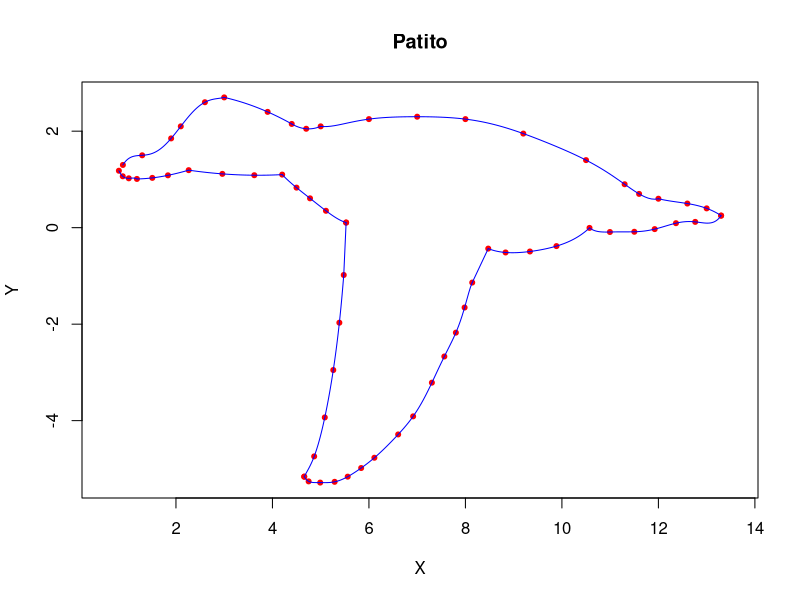

Write R code to recreate this figure.

require(pracma)


#PUNTOS DEL PATO VOLADOOOR:

# Perfil superior
 xi = c(0.9, 1.3, 1.9,  2.1, 2.6, 3.0, 3.9, 4.4,  4.7,  5,   6.0,  7.0, 8.0,  9.2,  10.5, 11.3, 11.6, 12.0, 12.6, 13.0, 13.3,
# Perfil inferior cabeza
        0.817, 0.897, 1.022, 1.191, 1.510, 1.834, 2.264, 2.962, 3.624, 4.202, 4.499, 4.779, 5.109, 5.527,
# Perfil ala superior
        4.659, 4.865, 5.085, 5.261, 5.387, 5.478, 5.527,
# Perfil ala inferior
        4.659, 4.750, 4.990, 5.289, 5.560, 5.839, 6.113, 6.606, 6.916, 7.305, 7.563, 7.802, 7.983,
# Perfil inferior posterior
        8.141, 8.473, 8.832, 9.337, 9.887, 10.572, 10.995, 11.501, 11.923, 12.364, 12.763, 13.300)

 
 
# Perfil superior 
 yi = c(1.3, 1.5, 1.85, 2.1, 2.6, 2.7, 2.4, 2.15, 2.05, 2.1, 2.25, 2.3, 2.25, 1.95, 1.4,  0.9,  0.7,  0.6,  0.5,  0.4,  0.25,
# Perfil inferior cabeza    
        1.180, 1.065, 1.023, 1.010, 1.032, 1.085, 1.192, 1.115, 1.087, 1.100, 0.830, 0.608, 0.350, 0.106,
# Perfil ala superior
        -5.161, -4.741, -3.933, -2.951, -1.970, -0.981, 0.106,
# Perfil ala inferior
        -5.161, -5.259, -5.284, -5.268, -5.161, -4.982, -4.769, -4.286, -3.911, -3.213, -2.670, -2.176, -1.655,
# Perfil inferior posterior
        -1.138, -0.434, -0.514, -0.494, -0.382, -0.005, -0.090, -0.085, -0.030, 0.093, 0.120, 0.250)


 #Grafica de los puntos
 plot(xi,yi, pch=20, cex=1, col = "red", asp=1,xlab="X", ylab="Y", main="Patito")
 
 
 #Grafica perfil superior
  xi0 = xi[1:6] #PUNTOS QUE TOMA PARA LA INTERPOLACIÓN
  yi0 = yi[1:6]
  x0 = seq(xi[1], xi[6], len=100) #PUNTOS A INTERPOLAR (HACE 100 INTERPOLACIONES PARA QUE LA GRAFICA QUEDE SUAVE JAJA) (AJA PODEMOS REDUCIRLO)
  y0 = barylag(xi0, yi0, x0) #CALCULA LAS X0 INTERPOLACIONES Y LAS ALMACENA EN Y0
  lines (x0, y0, col="blue") #GRAFICA LOS 100 PUNTOS INTERPOLADOS EN UNA LINEA CON COLOR AZUL
  
  xi1 = xi[6:8]
  yi1 = yi[6:8]
  x1 <- seq(xi[6], xi[8], len=100)
  y1 <- barylag(xi1, yi1, x1)
  lines(x1, y1, col="blue")
  
  xi2 = xi[8:10]
  yi2 = yi[8:10]
  x2 <- seq(xi[8], xi[10], len=100)
  y2 <- barylag(xi2, yi2, x2)
  lines(x2, y2, col="blue")
  
  #Hasta 19 se arruina
  xi3 = xi[10:18]
  yi3 = yi[10:18]
  x3 <- seq(xi[10], xi[18], len=100)
  y3 <- barylag(xi3, yi3, x3)
  lines(x3, y3, col="blue")
  
  xi3 = xi[18:21]
  yi3 = yi[18:21]
  x3 <- seq(xi[18], xi[21], len=100)
  y3 <- barylag(xi3, yi3, x3)
  lines(x3, y3, col="blue")
  
 #Grafica perfil inferior cabeza
  
  #con 26?
  xi4 = xi[22:25]
  yi4 = yi[22:25]
  x4 <- seq(xi[22], xi[25], len=100)
  y4 <- barylag(xi4, yi4, x4)
  lines(x4, y4, col="blue")
  
  xi5 = xi[25:28]
  yi5 = yi[25:28]
  x5 <- seq(xi[25], xi[28], len=100)
  y5 <- barylag(xi5, yi5, x5)
  lines(x5, y5, col="blue")
  
  xi6 = xi[28:31]
  yi6 = yi[28:31]
  x6 <- seq(xi[28], xi[31], len=100)
  y6 <- barylag(xi6, yi6, x6)
  lines(x6, y6, col="blue")
  
  xi7 = xi[31:35]
  yi7 = yi[31:35]
  x7 <- seq(xi[31], xi[35], len=100)
  y7 <- barylag(xi7, yi7, x7)
  lines(x7, y7, col="blue")
  
#Grafica perfil ala superior
  
  xi8 = xi[36:41]
  yi8 = yi[36:41]
  x8 <- seq(xi[36], xi[41], len=100)
  y8 <- barylag(xi8, yi8, x8)
  lines(x8, y8, col="blue")
  
  xi9 = xi[41:42]
  yi9 = yi[41:42]
  x9 <- seq(xi[41], xi[42], len=100)
  y9 <- barylag(xi9, yi9, x9)
  lines(x9, y9, col="blue")
  
#Grafica perfil ala inferior
  
  xi10 = xi[43:56]
  yi10 = yi[43:56]
  x10 <- seq(xi[43], xi[56], len=100)
  y10 <- barylag(xi10, yi10, x10)
  lines(x10, y10, col="blue")
  
  xi11 = xi[56:57]
  yi11 = yi[56:57]
  x11 <- seq(xi[56], xi[57], len=100)
  y11 <- barylag(xi11, yi11, x11)
  lines(x11, y11, col="blue")
  
#Grafica perfil inferior posterior
  
  xi11 = xi[57:61]
  yi11 = yi[57:61]
  x11 <- seq(xi[57], xi[61], len=100)
  y11 <- barylag(xi11, yi11, x11)
  lines(x11, y11, col="blue")
  
  xi12 = xi[61:67]
  yi12 = yi[61:67]
  x12 <- seq(xi[61], xi[67], len=100)
  y12 <- barylag(xi12, yi12, x12)
  lines(x12, y12, col="blue")
  
  
  
# TAL VEZ TOQUE LEER ALGO RELACIONADO CON LA INFLEXIÓN PARA QUE EL PROGRAMA SEPA QUE PUNTOS ELEGIR, CUANDO LOS PUNTOS HACEN UN CAMBIO BRUSCO
# AHÍ ES CUANDO YA TOCA HACER OTRO POLINOMIO, YO SÉ QUE ME ENTIENDES JAJA


  

